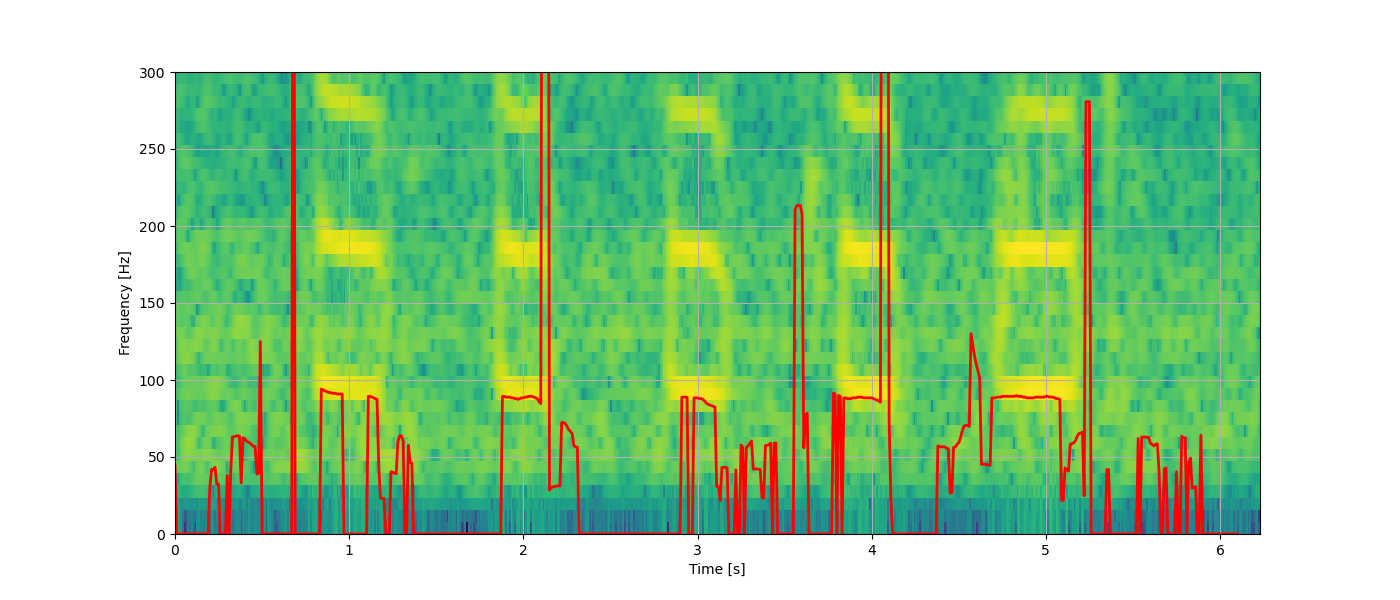

Source code (Python):
import numpy as np
import matplotlib.pyplot as plt
import librosa

# Constants
SR = 16000  # Sampling rate
size_frame = 2**11  # Frame size (2^12 samples)
size_shift = int(SR / 100)  # 10 ms frame shift
hamming_window = np.hamming(size_frame)


# Function to calculate the zero-crossing rate
def zero_cross_short(waveform):
    d = np.array(waveform)
    # Sum the number of times the signal changes sign
    return sum([1 if x < 0.0 else 0 for x in d[1:] * d[:-1]])


def is_peak(a, index):
    if index == 0 or index == len(a) - 1:
        return False
    return a[index - 1] < a[index] and a[index] > a[index + 1]


audio_file = "../ex1/aiueo_short.wav"
x, _ = librosa.load(audio_file, sr=SR)

# fundamental frequency and zero-crossing rate operation
f0_values = []
zcr_values = []

for i in np.arange(0, len(x) - size_frame, size_shift):
    idx = int(i)
    x_frame = x[idx : idx + size_frame] * hamming_window

    zcr = zero_cross_short(x_frame)
    zcr_values.append(zcr)

    autocorr = np.correlate(x_frame, x_frame, "full")
    autocorr = autocorr[len(autocorr) // 2 :]
    peakindices = [i for i in range(len(autocorr)) if is_peak(autocorr, i)]
    peakindices = [i for i in peakindices if i != 0]

    if len(peakindices) > 0:
        max_peak_index = max(peakindices, key=lambda index: autocorr[index])
        tau = max_peak_index / SR
        f0 = 1 / tau
    else:
        f0 = 0

    median_zcr = np.median(zcr_values) if len(zcr_values) > 0 else 0
    if zcr > median_zcr:
        f0_values.append(0)
    else:
        f0_values.append(f0)

f0_values = np.array(f0_values)

spectrogram = []

for i in np.arange(0, len(x) - size_frame, size_shift):
    idx = int(i)
    x_frame = x[idx : idx + size_frame] * hamming_window
    fft_spec = np.fft.rfft(x_frame)
    fft_log_abs_spec = np.log(np.abs(fft_spec))
    size_target = int(len(fft_log_abs_spec) * (300 / (SR / 2)))
    fft_log_abs_spec = fft_log_abs_spec[:size_target]
    spectrogram.append(fft_log_abs_spec)


fig, ax = plt.subplots(figsize=(14, 6))

time_axis = np.arange(len(f0_values)) * size_shift / SR
frequency_axis = np.linspace(0, SR / 2, len(spectrogram[0]))

img = ax.imshow(
    np.flipud(np.array(spectrogram).T),
    aspect="auto",
    extent=[0, len(x) / SR, 0, 300],
    cmap="viridis",
    interpolation="nearest",
)
ax.set_ylim(0, 300)

ax.plot(
    time_axis, f0_values, color="r", label="Fundamental Frequency (F0)", linewidth=2
)

ax.set_xlabel("Time [s]")
ax.set_ylabel("Frequency [Hz]")
ax.grid(True)

plt.show()

# fig.savefig("zero_cross.png")
